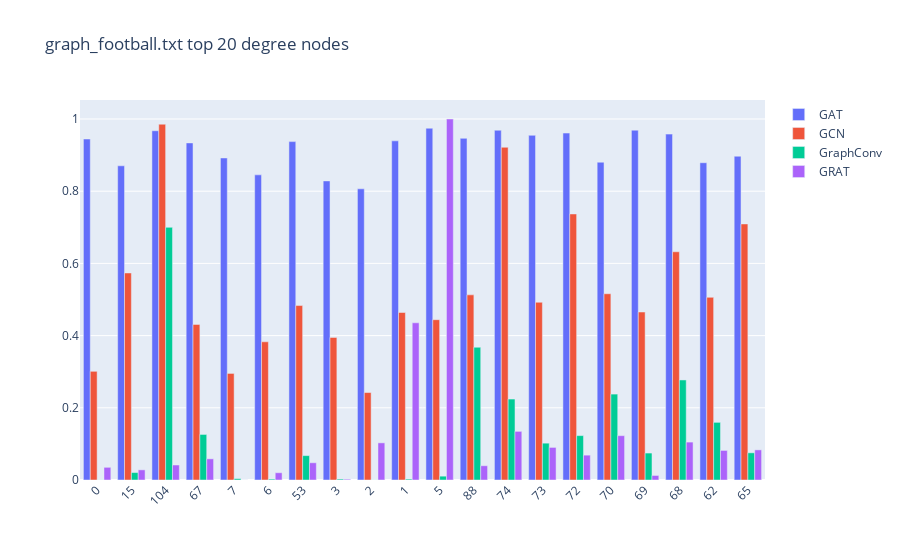

Notebook code for this chart:
### Markdown cell above
### Por nodos

### Code cell
fig = go.Figure()
for k_ in Distributions_.columns:
    fig.add_trace(go.Bar(
        x = np.array(NodeOrder, dtype="str"),
        y = D[k_],
        name=k_
    ))

# Here we modify the tickangle of the xaxis, resulting in rotated labels.
fig.update_layout(barmode='group', xaxis_tickangle=-45, 
                 title = f"{Graphs[0]} top {k} degree nodes")
fig.show()

### Figure 1 — Plotly figure (JSON) as saved in the notebook; plotly's stock layout.template omitted (floating-point values rounded to 4 significant figures)
{"data": [{"name": "GAT", "type": "bar", "x": ["0", "15", "104", "67", "7", "6", "53", "3", "2", "1", "5", "88", "74", "73", "72", "70", "69", "68", "62", "65"], "y": [0.9446, 0.8704, 0.9674, 0.9338, 0.8921, 0.8453, 0.9374, 0.8285, 0.8066, 0.9395, 0.9744, 0.9465, 0.9689, 0.9548, 0.961, 0.8803, 0.969, 0.9581, 0.8789, 0.8969]}, {"name": "GCN", "type": "bar", "x": ["0", "15", "104", "67", "7", "6", "53", "3", "2", "1", "5", "88", "74", "73", "72", "70", "69", "68", "62", "65"], "y": [0.3011, 0.5735, 0.9856, 0.431, 0.2952, 0.3828, 0.4832, 0.395, 0.2423, 0.464, 0.444, 0.5128, 0.9216, 0.4923, 0.7369, 0.516, 0.4653, 0.6322, 0.506, 0.7093]}, {"name": "GraphConv", "type": "bar", "x": ["0", "15", "104", "67", "7", "6", "53", "3", "2", "1", "5", "88", "74", "73", "72", "70", "69", "68", "62", "65"], "y": [0.0004038, 0.02064, 0.6999, 0.1262, 0.00373, 0.002548, 0.06753, 0.002621, 0.0003642, 0.00261, 0.01064, 0.3678, 0.2243, 0.1021, 0.123, 0.238, 0.07461, 0.2771, 0.1597, 0.07532]}, {"name": "GRAT", "type": "bar", "x": ["0", "15", "104", "67", "7", "6", "53", "3", "2", "1", "5", "88", "74", "73", "72", "70", "69", "68", "62", "65"], "y": [0.03512, 0.02812, 0.04154, 0.05863, 0.000104, 0.02015, 0.04775, 0.002223, 0.1029, 0.4354, 1, 0.03952, 0.1347, 0.09029, 0.06884, 0.1228, 0.01254, 0.105, 0.08191, 0.08346]}], "layout": {"barmode": "group", "title": {"text": "graph_football.txt top 20 degree nodes"}, "xaxis": {"tickangle": -45}}}
